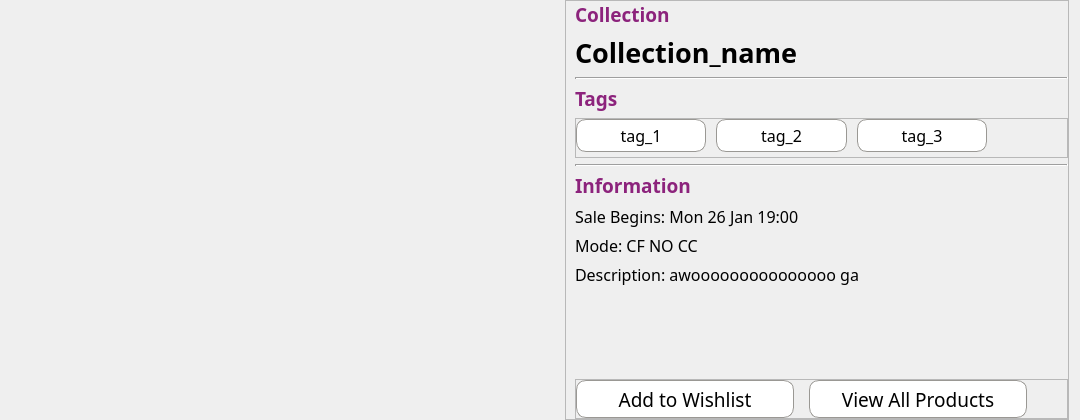
   <widget class="QFrame" name="product_frame">
    <property name="geometry">
     <rect>
      <x>60</x>
      <y>170</y>
      <width>1080</width>
      <height>420</height>
     </rect>
    </property>
    <property name="minimumSize">
     <size>
      <width>1080</width>
      <height>420</height>
     </size>
    </property>
    <property name="maximumSize">
     <size>
      <width>16777215</width>
      <height>0</height>
     </size>
    </property>
    <property name="styleSheet">
     <string notr="true">Line {
	background-color: #CCCCCC;
}</string>
    </property>
    <layout class="QHBoxLayout" name="horizontalLayout">
     <property name="spacing">
      <number>15</number>
     </property>
     <property name="leftMargin">
      <number>0</number>
     </property>
     <property name="topMargin">
      <number>0</number>
     </property>
     <property name="bottomMargin">
      <number>0</number>
     </property>
     <item>
      <widget class="QStackedWidget" name="stackedWidget">
       <property name="maximumSize">
        <size>
         <width>550</width>
         <height>16777215</height>
        </size>
       </property>
       <property name="styleSheet">
        <string notr="true"/>
       </property>
       <property name="currentIndex">
        <number>0</number>
       </property>
       <widget class="QWidget" name="page_3">
        <layout class="QHBoxLayout" name="horizontalLayout_7">
         <item>
          <widget class="QLabel" name="image_label">
           <property name="sizePolicy">
            <sizepolicy hsizetype="Preferred" vsizetype="Preferred">
             <horstretch>0</horstretch>
             <verstretch>0</verstretch>
            </sizepolicy>
           </property>
           <property name="minimumSize">
            <size>
             <width>0</width>
             <height>0</height>
            </size>
           </property>
           <property name="maximumSize">
            <size>
             <width>16777215</width>
             <height>420</height>
            </size>
           </property>
           <property name="text">
            <string/>
           </property>
           <property name="pixmap">
            <pixmap resource="../../../public/images/post_images/post_images.qrc">:/post_images/IMG_7107.jpg</pixmap>
           </property>
           <property name="scaledContents">
            <bool>true</bool>
           </property>
          </widget>
         </item>
        </layout>
       </widget>
       <widget class="QWidget" name="page_4">
        <layout class="QHBoxLayout" name="horizontalLayout_8">
         <item>
          <widget class="QLabel" name="image_label_2">
           <property name="sizePolicy">
            <sizepolicy hsizetype="Preferred" vsizetype="Preferred">
             <horstretch>0</horstretch>
             <verstretch>0</verstretch>
            </sizepolicy>
           </property>
           <property name="minimumSize">
            <size>
             <width>0</width>
             <height>0</height>
            </size>
           </property>
           <property name="maximumSize">
            <size>
             <width>16777215</width>
             <height>420</height>
            </size>
           </property>
           <property name="text">
            <string/>
           </property>
           <property name="pixmap">
            <pixmap resource="../../../public/images/post_images/post_images.qrc">:/post_images/IMG_7105.jpg</pixmap>
           </property>
           <property name="scaledContents">
            <bool>true</bool>
           </property>
           <property name="wordWrap">
            <bool>false</bool>
           </property>
          </widget>
         </item>
        </layout>
       </widget>
      </widget>
     </item>
     <item>
      <widget class="QFrame" name="frame_3">
       <property name="frameShape">
        <enum>QFrame::StyledPanel</enum>
       </property>
       <property name="frameShadow">
        <enum>QFrame::Raised</enum>
       </property>
       <layout class="QVBoxLayout" name="verticalLayout">
        <property name="spacing">
         <number>6</number>
        </property>
        <property name="topMargin">
         <number>0</number>
        </property>
        <property name="rightMargin">
         <number>0</number>
        </property>
        <property name="bottomMargin">
         <number>0</number>
        </property>
        <item>
         <widget class="QLabel" name="label_2">
          <property name="sizePolicy">
           <sizepolicy hsizetype="Preferred" vsizetype="Maximum">
            <horstretch>0</horstretch>
            <verstretch>0</verstretch>
           </sizepolicy>
          </property>
          <property name="maximumSize">
           <size>
            <width>16777215</width>
            <height>16777215</height>
           </size>
          </property>
          <property name="font">
           <font>
            <family>Manrope</family>
            <pointsize>14</pointsize>
            <bold>true</bold>
           </font>
          </property>
          <property name="styleSheet">
           <string notr="true">QLabel {
	color: #8C237C
}</string>
          </property>
          <property name="text">
           <string>Collection</string>
          </property>
         </widget>
        </item>
        <item>
         <widget class="QLabel" name="name_label">
          <property name="sizePolicy">
           <sizepolicy hsizetype="Preferred" vsizetype="Maximum">
            <horstretch>0</horstretch>
            <verstretch>0</verstretch>
           </sizepolicy>
          </property>
          <property name="font">
           <font>
            <family>Manrope</family>
            <pointsize>20</pointsize>
            <bold>true</bold>
           </font>
          </property>
          <property name="text">
           <string>Collection_name</string>
          </property>
         </widget>
        </item>
        <item>
         <widget class="Line" name="line">
          <property name="maximumSize">
           <size>
            <width>16777215</width>
            <height>2</height>
           </size>
          </property>
          <property name="autoFillBackground">
           <bool>false</bool>
          </property>
          <property name="lineWidth">
           <number>2</number>
          </property>
          <property name="orientation">
           <enum>Qt::Horizontal</enum>
          </property>
         </widget>
        </item>
        <item>
         <widget class="QLabel" name="label_4">
          <property name="sizePolicy">
           <sizepolicy hsizetype="Preferred" vsizetype="Maximum">
            <horstretch>0</horstretch>
            <verstretch>0</verstretch>
           </sizepolicy>
          </property>
          <property name="maximumSize">
           <size>
            <width>16777215</width>
            <height>16777215</height>
           </size>
          </property>
          <property name="font">
           <font>
            <family>Manrope</family>
            <pointsize>14</pointsize>
            <bold>true</bold>
           </font>
          </property>
          <property name="styleSheet">
           <string notr="true">QLabel {
	color: #8C237C
}</string>
          </property>
          <property name="text">
           <string>Tags</string>
          </property>
         </widget>
        </item>
        <item>
         <widget class="QFrame" name="tags_frame">
          <property name="sizePolicy">
           <sizepolicy hsizetype="Preferred" vsizetype="Maximum">
            <horstretch>0</horstretch>
            <verstretch>0</verstretch>
           </sizepolicy>
          </property>
          <property name="maximumSize">
           <size>
            <width>16777215</width>
            <height>40</height>
           </size>
          </property>
          <property name="styleSheet">
           <string notr="true">QPushButton {
	background-color: #FFFFFF;
    border-radius: 10px;
    border: solid;
    border-width: 1px;
    border-color:rgb(154, 152, 148);
}

QPushButton::hover {
	background-color: #CCCCCC;
}</string>
          </property>
          <property name="frameShape">
           <enum>QFrame::StyledPanel</enum>
          </property>
          <property name="frameShadow">
           <enum>QFrame::Raised</enum>
          </property>
          <layout class="QHBoxLayout" name="horizontalLayout_2">
           <property name="spacing">
            <number>10</number>
           </property>
           <property name="leftMargin">
            <number>0</number>
           </property>
           <property name="topMargin">
            <number>0</number>
           </property>
           <property name="rightMargin">
            <number>0</number>
           </property>
           <property name="bottomMargin">
            <number>5</number>
           </property>
           <item>
            <widget class="QPushButton" name="pushButton">
             <property name="sizePolicy">
              <sizepolicy hsizetype="Preferred" vsizetype="Preferred">
               <horstretch>0</horstretch>
               <verstretch>0</verstretch>
              </sizepolicy>
             </property>
             <property name="minimumSize">
              <size>
               <width>0</width>
               <height>0</height>
              </size>
             </property>
             <property name="font">
              <font>
               <family>Manrope</family>
               <pointsize>12</pointsize>
              </font>
             </property>
             <property name="text">
              <string>tag_1</string>
             </property>
            </widget>
           </item>
           <item>
            <widget class="QPushButton" name="pushButton_2">
             <property name="sizePolicy">
              <sizepolicy hsizetype="Preferred" vsizetype="Preferred">
               <horstretch>0</horstretch>
               <verstretch>0</verstretch>
              </sizepolicy>
             </property>
             <property name="minimumSize">
              <size>
               <width>0</width>
               <height>0</height>
              </size>
             </property>
             <property name="font">
              <font>
               <family>Manrope</family>
               <pointsize>12</pointsize>
              </font>
             </property>
             <property name="text">
              <string>tag_2</string>
             </property>
            </widget>
           </item>
           <item>
            <widget class="QPushButton" name="pushButton_3">
             <property name="sizePolicy">
              <sizepolicy hsizetype="Preferred" vsizetype="Preferred">
               <horstretch>0</horstretch>
               <verstretch>0</verstretch>
              </sizepolicy>
             </property>
             <property name="minimumSize">
              <size>
               <width>0</width>
               <height>0</height>
              </size>
             </property>
             <property name="font">
              <font>
               <family>Manrope</family>
               <pointsize>12</pointsize>
              </font>
             </property>
             <property name="text">
              <string>tag_3</string>
             </property>
            </widget>
           </item>
           <item>
            <spacer name="horizontalSpacer">
             <property name="orientation">
              <enum>Qt::Horizontal</enum>
             </property>
             <property name="sizeType">
              <enum>QSizePolicy::Preferred</enum>
             </property>
             <property name="sizeHint" stdset="0">
              <size>
               <width>80</width>
               <height>20</height>
              </size>
             </property>
            </spacer>
           </item>
          </layout>
         </widget>
        </item>
        <item>
         <widget class="Line" name="line_2">
          <property name="sizePolicy">
           <sizepolicy hsizetype="Minimum" vsizetype="Fixed">
            <horstretch>0</horstretch>
            <verstretch>0</verstretch>
           </sizepolicy>
          </property>
          <property name="maximumSize">
           <size>
            <width>16777215</width>
            <height>2</height>
           </size>
          </property>
          <property name="autoFillBackground">
           <bool>false</bool>
          </property>
          <property name="lineWidth">
           <number>2</number>
          </property>
          <property name="orientation">
           <enum>Qt::Horizontal</enum>
          </property>
         </widget>
        </item>
        <item>
         <widget class="QLabel" name="label_5">
          <property name="sizePolicy">
           <sizepolicy hsizetype="Preferred" vsizetype="Maximum">
            <horstretch>0</horstretch>
            <verstretch>0</verstretch>
           </sizepolicy>
          </property>
          <property name="maximumSize">
           <size>
            <width>16777215</width>
            <height>16777215</height>
           </size>
          </property>
          <property name="font">
           <font>
            <family>Manrope</family>
            <pointsize>14</pointsize>
            <bold>true</bold>
           </font>
          </property>
          <property name="styleSheet">
           <string notr="true">QLabel {
	color: #8C237C
}</string>
          </property>
          <property name="text">
           <string>Information</string>
          </property>
         </widget>
        </item>
        <item>
         <widget class="QLabel" name="date_label">
          <property name="sizePolicy">
           <sizepolicy hsizetype="Preferred" vsizetype="Maximum">
            <horstretch>0</horstretch>
            <verstretch>0</verstretch>
           </sizepolicy>
          </property>
          <property name="maximumSize">
           <size>
            <width>16777215</width>
            <height>16777215</height>
           </size>
          </property>
          <property name="font">
           <font>
            <family>Manrope</family>
            <pointsize>12</pointsize>
            <bold>false</bold>
           </font>
          </property>
          <property name="text">
           <string>Sale Begins: Mon 26 Jan 19:00</string>
          </property>
         </widget>
        </item>
        <item>
         <widget class="QLabel" name="mode_label">
          <property name="sizePolicy">
           <sizepolicy hsizetype="Preferred" vsizetype="Maximum">
            <horstretch>0</horstretch>
            <verstretch>0</verstretch>
           </sizepolicy>
          </property>
          <property name="maximumSize">
           <size>
            <width>16777215</width>
            <height>16777215</height>
           </size>
          </property>
          <property name="font">
           <font>
            <family>Manrope</family>
            <pointsize>12</pointsize>
            <bold>false</bold>
           </font>
          </property>
          <property name="text">
           <string>Mode: CF NO CC</string>
          </property>
         </widget>
        </item>
        <item>
         <widget class="QLabel" name="description_label">
          <property name="sizePolicy">
           <sizepolicy hsizetype="Preferred" vsizetype="Preferred">
            <horstretch>0</horstretch>
            <verstretch>0</verstretch>
           </sizepolicy>
          </property>
          <property name="maximumSize">
           <size>
            <width>16777215</width>
            <height>16777215</height>
           </size>
          </property>
          <property name="font">
           <font>
            <family>Manrope</family>
            <pointsize>12</pointsize>
            <bold>false</bold>
           </font>
          </property>
          <property name="text">
           <string>Description: awooooooooooooooo ga</string>
          </property>
          <property name="alignment">
           <set>Qt::AlignLeading|Qt::AlignLeft|Qt::AlignTop</set>
          </property>
         </widget>
        </item>
        <item>
         <widget class="QFrame" name="frame_5">
          <property name="sizePolicy">
           <sizepolicy hsizetype="Preferred" vsizetype="Maximum">
            <horstretch>0</horstretch>
            <verstretch>0</verstretch>
           </sizepolicy>
          </property>
          <property name="maximumSize">
           <size>
            <width>16777215</width>
            <height>40</height>
           </size>
          </property>
          <property name="styleSheet">
           <string notr="true">QPushButton {
	background-color: #FFFFFF;
    border-radius: 10px;
    border: solid;
    border-width: 1px;
    border-color:rgb(154, 152, 148);
}


QPushButton::hover {
	background-color: #CCCCCC;
}</string>
          </property>
          <property name="frameShape">
           <enum>QFrame::StyledPanel</enum>
          </property>
          <property name="frameShadow">
           <enum>QFrame::Raised</enum>
          </property>
          <layout class="QHBoxLayout" name="horizontalLayout_3">
           <property name="spacing">
            <number>15</number>
           </property>
           <property name="leftMargin">
            <number>0</number>
           </property>
           <property name="topMargin">
            <number>0</number>
           </property>
           <property name="rightMargin">
            <number>0</number>
           </property>
           <property name="bottomMargin">
            <number>0</number>
           </property>
           <item>
            <widget class="QPushButton" name="wishlist_button_2">
             <property name="sizePolicy">
              <sizepolicy hsizetype="Preferred" vsizetype="Preferred">
               <horstretch>0</horstretch>
               <verstretch>0</verstretch>
              </sizepolicy>
             </property>
             <property name="minimumSize">
              <size>
               <width>0</width>
               <height>0</height>
              </size>
             </property>
             <property name="font">
              <font>
               <family>Manrope</family>
               <pointsize>14</pointsize>
              </font>
             </property>
             <property name="text">
              <string>Add to Wishlist</string>
             </property>
            </widget>
           </item>
           <item>
            <widget class="QPushButton" name="products_button">
             <property name="sizePolicy">
              <sizepolicy hsizetype="Preferred" vsizetype="Preferred">
               <horstretch>0</horstretch>
               <verstretch>0</verstretch>
              </sizepolicy>
             </property>
             <property name="minimumSize">
              <size>
               <width>0</width>
               <height>0</height>
              </size>
             </property>
             <property name="font">
              <font>
               <family>Manrope</family>
               <pointsize>14</pointsize>
              </font>
             </property>
             <property name="text">
              <string>View All Products</string>
             </property>
            </widget>
           </item>
           <item>
            <spacer name="horizontalSpacer_2">
             <property name="orientation">
              <enum>Qt::Horizontal</enum>
             </property>
             <property name="sizeType">
              <enum>QSizePolicy::Preferred</enum>
             </property>
             <property name="sizeHint" stdset="0">
              <size>
               <width>40</width>
               <height>20</height>
              </size>
             </property>
            </spacer>
           </item>
          </layout>
         </widget>
        </item>
       </layout>
      </widget>
     </item>
    </layout>
   </widget>
